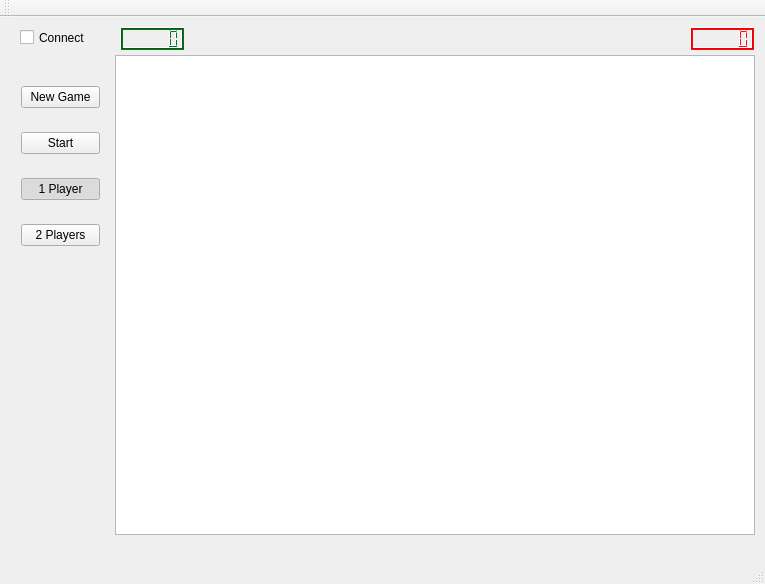
<?xml version="1.0" encoding="UTF-8"?>
<ui version="4.0">
 <class>MainWindow</class>
 <widget class="QMainWindow" name="MainWindow">
  <property name="geometry">
   <rect>
    <x>0</x>
    <y>0</y>
    <width>765</width>
    <height>584</height>
   </rect>
  </property>
  <property name="minimumSize">
   <size>
    <width>765</width>
    <height>584</height>
   </size>
  </property>
  <property name="windowTitle">
   <string>WebCamCap PONG</string>
  </property>
  <property name="autoFillBackground">
   <bool>false</bool>
  </property>
  <property name="dockOptions">
   <set>QMainWindow::AllowTabbedDocks|QMainWindow::AnimatedDocks</set>
  </property>
  <widget class="QWidget" name="centralWidget">
   <widget class="QLCDNumber" name="lcdNumber">
    <property name="geometry">
     <rect>
      <x>120</x>
      <y>10</y>
      <width>64</width>
      <height>23</height>
     </rect>
    </property>
    <property name="sizePolicy">
     <sizepolicy hsizetype="Fixed" vsizetype="Fixed">
      <horstretch>0</horstretch>
      <verstretch>0</verstretch>
     </sizepolicy>
    </property>
    <property name="palette">
     <palette>
      <active>
       <colorrole role="WindowText">
        <brush brushstyle="SolidPattern">
         <color alpha="255">
          <red>0</red>
          <green>0</green>
          <blue>0</blue>
         </color>
        </brush>
       </colorrole>
       <colorrole role="Button">
        <brush brushstyle="SolidPattern">
         <color alpha="255">
          <red>35</red>
          <green>34</green>
          <blue>34</blue>
         </color>
        </brush>
       </colorrole>
       <colorrole role="Midlight">
        <brush brushstyle="SolidPattern">
         <color alpha="255">
          <red>39</red>
          <green>38</green>
          <blue>37</blue>
         </color>
        </brush>
       </colorrole>
       <colorrole role="Dark">
        <brush brushstyle="SolidPattern">
         <color alpha="255">
          <red>4</red>
          <green>113</green>
          <blue>38</blue>
         </color>
        </brush>
       </colorrole>
       <colorrole role="Mid">
        <brush brushstyle="SolidPattern">
         <color alpha="255">
          <red>18</red>
          <green>90</green>
          <blue>4</blue>
         </color>
        </brush>
       </colorrole>
       <colorrole role="Text">
        <brush brushstyle="SolidPattern">
         <color alpha="255">
          <red>0</red>
          <green>0</green>
          <blue>0</blue>
         </color>
        </brush>
       </colorrole>
       <colorrole role="ButtonText">
        <brush brushstyle="SolidPattern">
         <color alpha="255">
          <red>0</red>
          <green>0</green>
          <blue>0</blue>
         </color>
        </brush>
       </colorrole>
      </active>
      <inactive>
       <colorrole role="WindowText">
        <brush brushstyle="SolidPattern">
         <color alpha="255">
          <red>0</red>
          <green>0</green>
          <blue>0</blue>
         </color>
        </brush>
       </colorrole>
       <colorrole role="Button">
        <brush brushstyle="SolidPattern">
         <color alpha="255">
          <red>35</red>
          <green>34</green>
          <blue>34</blue>
         </color>
        </brush>
       </colorrole>
       <colorrole role="Midlight">
        <brush brushstyle="SolidPattern">
         <color alpha="255">
          <red>39</red>
          <green>38</green>
          <blue>37</blue>
         </color>
        </brush>
       </colorrole>
       <colorrole role="Dark">
        <brush brushstyle="SolidPattern">
         <color alpha="255">
          <red>4</red>
          <green>113</green>
          <blue>38</blue>
         </color>
        </brush>
       </colorrole>
       <colorrole role="Mid">
        <brush brushstyle="SolidPattern">
         <color alpha="255">
          <red>18</red>
          <green>90</green>
          <blue>4</blue>
         </color>
        </brush>
       </colorrole>
       <colorrole role="Text">
        <brush brushstyle="SolidPattern">
         <color alpha="255">
          <red>0</red>
          <green>0</green>
          <blue>0</blue>
         </color>
        </brush>
       </colorrole>
       <colorrole role="ButtonText">
        <brush brushstyle="SolidPattern">
         <color alpha="255">
          <red>0</red>
          <green>0</green>
          <blue>0</blue>
         </color>
        </brush>
       </colorrole>
      </inactive>
      <disabled>
       <colorrole role="WindowText">
        <brush brushstyle="SolidPattern">
         <color alpha="255">
          <red>4</red>
          <green>113</green>
          <blue>38</blue>
         </color>
        </brush>
       </colorrole>
       <colorrole role="Button">
        <brush brushstyle="SolidPattern">
         <color alpha="255">
          <red>35</red>
          <green>34</green>
          <blue>34</blue>
         </color>
        </brush>
       </colorrole>
       <colorrole role="Midlight">
        <brush brushstyle="SolidPattern">
         <color alpha="255">
          <red>39</red>
          <green>38</green>
          <blue>37</blue>
         </color>
        </brush>
       </colorrole>
       <colorrole role="Dark">
        <brush brushstyle="SolidPattern">
         <color alpha="255">
          <red>4</red>
          <green>113</green>
          <blue>38</blue>
         </color>
        </brush>
       </colorrole>
       <colorrole role="Mid">
        <brush brushstyle="SolidPattern">
         <color alpha="255">
          <red>18</red>
          <green>90</green>
          <blue>4</blue>
         </color>
        </brush>
       </colorrole>
       <colorrole role="Text">
        <brush brushstyle="SolidPattern">
         <color alpha="255">
          <red>4</red>
          <green>113</green>
          <blue>38</blue>
         </color>
        </brush>
       </colorrole>
       <colorrole role="ButtonText">
        <brush brushstyle="SolidPattern">
         <color alpha="255">
          <red>4</red>
          <green>113</green>
          <blue>38</blue>
         </color>
        </brush>
       </colorrole>
      </disabled>
     </palette>
    </property>
    <property name="midLineWidth">
     <number>1</number>
    </property>
    <property name="smallDecimalPoint">
     <bool>true</bool>
    </property>
    <property name="segmentStyle">
     <enum>QLCDNumber::Outline</enum>
    </property>
   </widget>
   <widget class="QGraphicsView" name="boardView">
    <property name="geometry">
     <rect>
      <x>115</x>
      <y>38</y>
      <width>640</width>
      <height>480</height>
     </rect>
    </property>
    <property name="sizePolicy">
     <sizepolicy hsizetype="Preferred" vsizetype="Preferred">
      <horstretch>0</horstretch>
      <verstretch>0</verstretch>
     </sizepolicy>
    </property>
    <property name="minimumSize">
     <size>
      <width>320</width>
      <height>240</height>
     </size>
    </property>
    <property name="sizeIncrement">
     <size>
      <width>100</width>
      <height>100</height>
     </size>
    </property>
    <property name="baseSize">
     <size>
      <width>320</width>
      <height>240</height>
     </size>
    </property>
   </widget>
   <widget class="QCheckBox" name="checkBox">
    <property name="geometry">
     <rect>
      <x>20</x>
      <y>10</y>
      <width>75</width>
      <height>21</height>
     </rect>
    </property>
    <property name="text">
     <string>Connect</string>
    </property>
   </widget>
   <widget class="QWidget" name="verticalLayoutWidget">
    <property name="geometry">
     <rect>
      <x>10</x>
      <y>40</y>
      <width>101</width>
      <height>221</height>
     </rect>
    </property>
    <layout class="QVBoxLayout" name="verticalLayout">
     <item>
      <widget class="QPushButton" name="NewGame">
       <property name="text">
        <string>New Game</string>
       </property>
      </widget>
     </item>
     <item>
      <widget class="QPushButton" name="Start">
       <property name="text">
        <string>Start</string>
       </property>
       <property name="checkable">
        <bool>true</bool>
       </property>
      </widget>
     </item>
     <item>
      <widget class="QPushButton" name="OnePlayer">
       <property name="text">
        <string>1 Player</string>
       </property>
       <property name="checkable">
        <bool>true</bool>
       </property>
       <property name="checked">
        <bool>true</bool>
       </property>
       <property name="autoExclusive">
        <bool>true</bool>
       </property>
      </widget>
     </item>
     <item>
      <widget class="QPushButton" name="TwoPlayers">
       <property name="text">
        <string>2 Players</string>
       </property>
       <property name="checkable">
        <bool>true</bool>
       </property>
       <property name="checked">
        <bool>false</bool>
       </property>
       <property name="autoExclusive">
        <bool>true</bool>
       </property>
       <property name="autoDefault">
        <bool>false</bool>
       </property>
      </widget>
     </item>
    </layout>
   </widget>
   <widget class="QLCDNumber" name="lcdNumber2">
    <property name="geometry">
     <rect>
      <x>690</x>
      <y>10</y>
      <width>64</width>
      <height>23</height>
     </rect>
    </property>
    <property name="sizePolicy">
     <sizepolicy hsizetype="Fixed" vsizetype="Fixed">
      <horstretch>0</horstretch>
      <verstretch>0</verstretch>
     </sizepolicy>
    </property>
    <property name="palette">
     <palette>
      <active>
       <colorrole role="WindowText">
        <brush brushstyle="SolidPattern">
         <color alpha="255">
          <red>0</red>
          <green>0</green>
          <blue>0</blue>
         </color>
        </brush>
       </colorrole>
       <colorrole role="Button">
        <brush brushstyle="SolidPattern">
         <color alpha="255">
          <red>35</red>
          <green>34</green>
          <blue>34</blue>
         </color>
        </brush>
       </colorrole>
       <colorrole role="Midlight">
        <brush brushstyle="SolidPattern">
         <color alpha="255">
          <red>39</red>
          <green>38</green>
          <blue>37</blue>
         </color>
        </brush>
       </colorrole>
       <colorrole role="Dark">
        <brush brushstyle="SolidPattern">
         <color alpha="255">
          <red>255</red>
          <green>11</green>
          <blue>15</blue>
         </color>
        </brush>
       </colorrole>
       <colorrole role="Mid">
        <brush brushstyle="SolidPattern">
         <color alpha="255">
          <red>229</red>
          <green>0</green>
          <blue>3</blue>
         </color>
        </brush>
       </colorrole>
       <colorrole role="Text">
        <brush brushstyle="SolidPattern">
         <color alpha="255">
          <red>0</red>
          <green>0</green>
          <blue>0</blue>
         </color>
        </brush>
       </colorrole>
       <colorrole role="ButtonText">
        <brush brushstyle="SolidPattern">
         <color alpha="255">
          <red>0</red>
          <green>0</green>
          <blue>0</blue>
         </color>
        </brush>
       </colorrole>
      </active>
      <inactive>
       <colorrole role="WindowText">
        <brush brushstyle="SolidPattern">
         <color alpha="255">
          <red>0</red>
          <green>0</green>
          <blue>0</blue>
         </color>
        </brush>
       </colorrole>
       <colorrole role="Button">
        <brush brushstyle="SolidPattern">
         <color alpha="255">
          <red>35</red>
          <green>34</green>
          <blue>34</blue>
         </color>
        </brush>
       </colorrole>
       <colorrole role="Midlight">
        <brush brushstyle="SolidPattern">
         <color alpha="255">
          <red>39</red>
          <green>38</green>
          <blue>37</blue>
         </color>
        </brush>
       </colorrole>
       <colorrole role="Dark">
        <brush brushstyle="SolidPattern">
         <color alpha="255">
          <red>255</red>
          <green>11</green>
          <blue>15</blue>
         </color>
        </brush>
       </colorrole>
       <colorrole role="Mid">
        <brush brushstyle="SolidPattern">
         <color alpha="255">
          <red>229</red>
          <green>0</green>
          <blue>3</blue>
         </color>
        </brush>
       </colorrole>
       <colorrole role="Text">
        <brush brushstyle="SolidPattern">
         <color alpha="255">
          <red>0</red>
          <green>0</green>
          <blue>0</blue>
         </color>
        </brush>
       </colorrole>
       <colorrole role="ButtonText">
        <brush brushstyle="SolidPattern">
         <color alpha="255">
          <red>0</red>
          <green>0</green>
          <blue>0</blue>
         </color>
        </brush>
       </colorrole>
      </inactive>
      <disabled>
       <colorrole role="WindowText">
        <brush brushstyle="SolidPattern">
         <color alpha="255">
          <red>255</red>
          <green>11</green>
          <blue>15</blue>
         </color>
        </brush>
       </colorrole>
       <colorrole role="Button">
        <brush brushstyle="SolidPattern">
         <color alpha="255">
          <red>35</red>
          <green>34</green>
          <blue>34</blue>
         </color>
        </brush>
       </colorrole>
       <colorrole role="Midlight">
        <brush brushstyle="SolidPattern">
         <color alpha="255">
          <red>39</red>
          <green>38</green>
          <blue>37</blue>
         </color>
        </brush>
       </colorrole>
       <colorrole role="Dark">
        <brush brushstyle="SolidPattern">
         <color alpha="255">
          <red>255</red>
          <green>11</green>
          <blue>15</blue>
         </color>
        </brush>
       </colorrole>
       <colorrole role="Mid">
        <brush brushstyle="SolidPattern">
         <color alpha="255">
          <red>229</red>
          <green>0</green>
          <blue>3</blue>
         </color>
        </brush>
       </colorrole>
       <colorrole role="Text">
        <brush brushstyle="SolidPattern">
         <color alpha="255">
          <red>255</red>
          <green>11</green>
          <blue>15</blue>
         </color>
        </brush>
       </colorrole>
       <colorrole role="ButtonText">
        <brush brushstyle="SolidPattern">
         <color alpha="255">
          <red>255</red>
          <green>11</green>
          <blue>15</blue>
         </color>
        </brush>
       </colorrole>
      </disabled>
     </palette>
    </property>
    <property name="lineWidth">
     <number>1</number>
    </property>
    <property name="midLineWidth">
     <number>1</number>
    </property>
    <property name="smallDecimalPoint">
     <bool>true</bool>
    </property>
    <property name="digitCount">
     <number>5</number>
    </property>
    <property name="segmentStyle">
     <enum>QLCDNumber::Outline</enum>
    </property>
    <property name="value" stdset="0">
     <double>0.000000000000000</double>
    </property>
   </widget>
  </widget>
  <widget class="QMenuBar" name="menuBar">
   <property name="geometry">
    <rect>
     <x>0</x>
     <y>0</y>
     <width>765</width>
     <height>20</height>
    </rect>
   </property>
  </widget>
  <widget class="QToolBar" name="mainToolBar">
   <attribute name="toolBarArea">
    <enum>TopToolBarArea</enum>
   </attribute>
   <attribute name="toolBarBreak">
    <bool>false</bool>
   </attribute>
  </widget>
  <widget class="QStatusBar" name="statusBar"/>
 </widget>
 <layoutdefault spacing="6" margin="11"/>
 <resources/>
 <connections/>
</ui>
